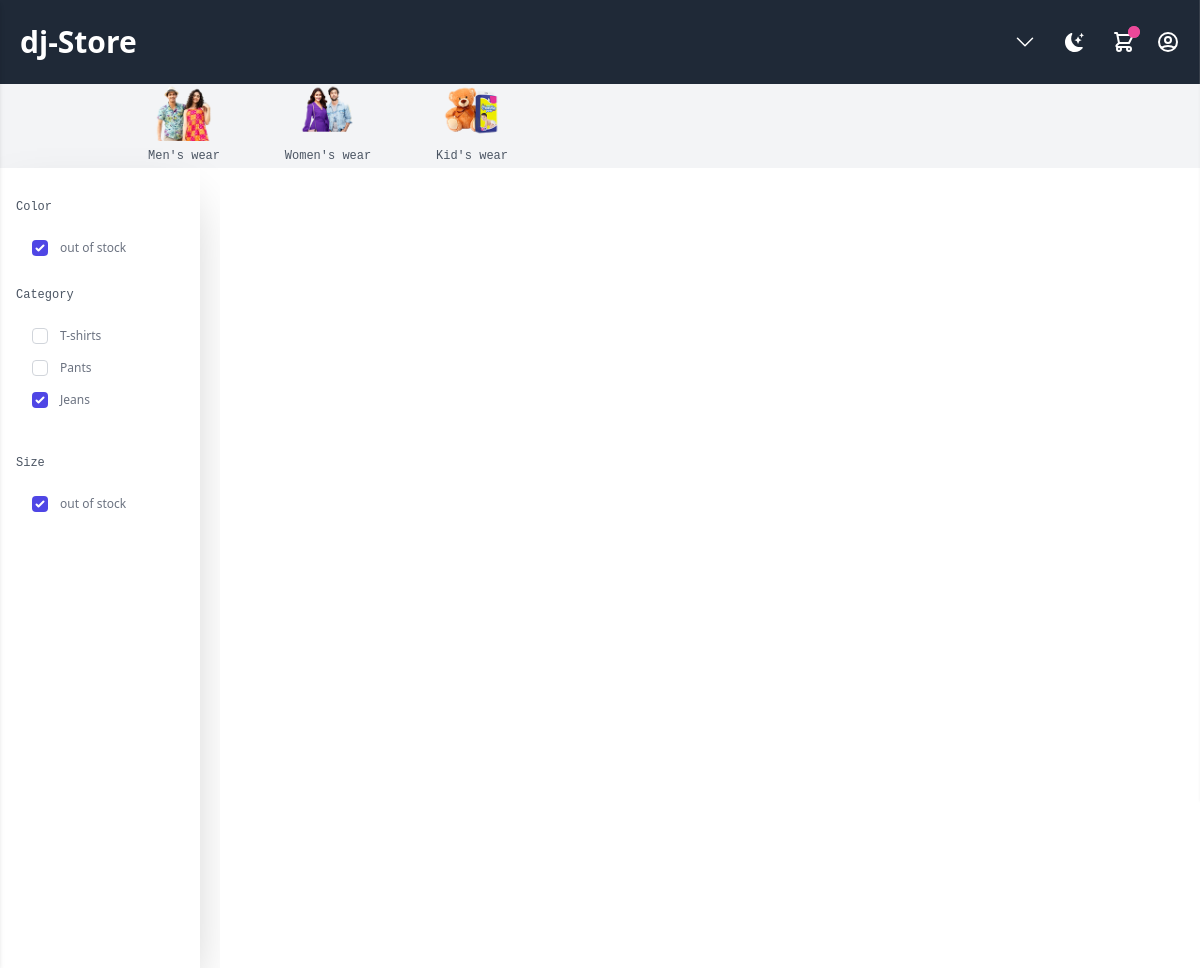
The app's page /product-list/3/jeans/?category=3 with its own data.
### app/models.py (models this page shows, shortened)
class Categories(models.Model):
    id = models.AutoField(primary_key=True)
    title = models.CharField(max_length=50, null=False, blank=False)
    slug = models.CharField(max_length=50, null=False,
                            blank=False, unique=True)
    thumbnail = models.ImageField(
        upload_to='categories/', null=False, blank=False)

class SubCategoriesVariant(models.Model):
    id = models.AutoField(primary_key=True)
    subcategory = models.ForeignKey(SubCategories, on_delete=models.CASCADE)
    title = models.CharField(max_length=50, null=False, blank=False)
    slug = models.CharField(max_length=50, null=False,
                            blank=False, unique=True)

### app/views.py (the view)
class ProductListView(View):
    def get(self, request, *args, **kwargs):
        pk = kwargs['pk']
        sub_cat = SubCategoriesVariant.objects.get(id=pk).subcategory
        category_filter = SubCategories.objects.get(id=sub_cat.id)
        category = request.GET.getlist('category')
        color = request.GET.getlist('color')
        size = request.GET.getlist('size')
        related_color_products = Product.objects.filter(
            subcategoryvariant__in=category)
        result_color = []
        for related_color_product in related_color_products:
            if (related_color_product.color is not None) and (related_color_product.color.id not in result_color):
                result_color.append(related_color_product.color.id)
        color_filter = Color.objects.filter(id__in=result_color)
        related_size_products = Product.objects.filter(
            subcategoryvariant__in=category)
        result_size = []
        for related_size_product in related_size_products:
            if (related_size_product.size is not None) and (related_size_product.size.id not in result_size):
                result_size.append(related_size_product.size.id)
        size_filter = Size.objects.filter(id__in=result_size)
        product = Product.objects.filter(subcategoryvariant=pk)
        if category:
            product = Product.objects.filter(subcategoryvariant__in=category)
        if color:
            product = product.filter(color__in=color)
        if size:
            product = product.filter(size__in=size)
        context = {
            'categories': Categories.objects.all(),
            'products': product,
            'category_filter': category_filter.subcategoriesvariant_set.all(),
            'color_filter': color_filter,
            'size_filter': size_filter,
            'active_category_filter': category,
            'active_color_filter': color,
            'active_size_filter': size
        }
        return render(self.request, template_name='product_list.html', context=context)

### app/templatetags/customfilters.py (called while the page is built)
@register.filter(name='cart')
def cart(user):
    return Cart.objects.filter(user=User(user.id))

@register.filter(name='total_payable_amount')
def total_payable_amount(cart):
    sum = 0
    for item in cart:
        if item.product_variant != None:
            sum += (item.product_variant.price - (item.product_variant.price * item.product_variant.discount/100)) * item.quantity
        else:
            sum += (item.product.price - (item.product.price * item.product.discount/100)) * item.quantity
    return floor(sum)

@register.filter(name='filter_active')
def filter_active(val1,val2):
    try:
        if str(val1) in val2:
            return True
        else:
            return False
    except:
        return False

### app/templates/product_list.html (shortened to what this page needs)
{% extends 'base.html' %} {% load customfilters %} {% block content %}
<div class="flex gap-5 dark:bg-slate-900 h-screen">
  <div
    class="hidden md:block w-1/6 dark:bg-slate-800 px-4 shadow-2xl"
    style="height: 100vh"
  >
    <form action="" id="submitForm" method="GET">
      <br />
      <div class="form-group">
        <span class="font-mono text-xs text-gray-600 dark:text-white mb-4"
          >Color</span
        >
        <br /><br />
        {% if color_filter %}
          {% for color in color_filter %}
          <div class="flex items-center ml-4 mb-4">
            <input
              onchange="submitForm()"
              value="{{ color.id }}"
              {% if color.id|filter_active:active_color_filter %} checked {% endif %}
              type="checkbox"
              class="h-4 w-4 rounded border-gray-300 text-indigo-600 focus:ring-indigo-500"
              name="color"
              id="color"
            />
            <span
              class="ml-3 rounded-full border"
              style='background-color: {{ color.code }}; width: 20px; height: 20px;'
            ></span>
          </div>
          {% endfor %}
         {% else %}
        <div class="flex items-center ml-4">
          <input
            checked
            disabled
            type="checkbox"
            class="h-4 w-4 rounded border-gray-300 text-indigo-600 focus:ring-indigo-500"
            name="color"
            id="color"
          />
          <label
            class="ml-3 min-w-0 flex-1 text-xs text-gray-500 dark:text-zinc-200"
            >out of stock</label
          >
        </div>
        {% endif %}
      </div>
      <br />
      <div class="">
        <span class="font-mono text-xs text-gray-600 dark:text-white mb-4"
          >Category</span
        >
        <br /><br />
        {% if category_filter %}
          {% for category in category_filter %}
          <div  class="flex items-center ml-4 mb-4">
            <input
              {% if category.id|filter_active:active_category_filter %} checked {% endif %}
              onchange="submitForm()"
              value="{{ category.id }}"
              type="checkbox"
              class="h-4 w-4 rounded border-gray-300 text-indigo-600 focus:ring-indigo-500"
              name="category"
            />
            <label
              class="ml-3 min-w-0 flex-1 text-xs text-gray-500 dark:text-zinc-200"
              >{{ category.title }}</label
            >
          </div>
          {% endfor %}
        {% endif %}
      </div>
      <br />
      <div class="form-group">
        <span class="font-mono text-xs text-gray-600 dark:text-white mb-4"
          >Size</span
        >
        <br /><br />
        {% if size_filter %}
          {% for size in size_filter %}
          <div class="flex items-center ml-4 mb-4">
            <input
              onchange="submitForm()"
              value="{{ size.id }}"
              {% if size.id|filter_active:active_size_filter %} checked {% endif %}
              type="checkbox"
              class="h-4 w-4 rounded border-gray-300 text-indigo-600 focus:ring-indigo-500"
              name="size"
              id="size"
            />
            <label
              class="ml-3 min-w-0 flex-1 text-xs text-gray-500 dark:text-zinc-200"
              >{{ size.name }}</label
            >
          </div>
          {% endfor %}
        {% else %}
        <div class="flex items-center ml-4">
          <input
            checked
            disabled
            type="checkbox"
            class="h-4 w-4 rounded border-gray-300 text-indigo-600 focus:ring-indigo-500"
            name="color"
            id="color"
          />
          <label
            class="ml-3 min-w-0 flex-1 text-xs text-gray-500 dark:text-zinc-200"
            >out of stock</label
          >
        </div>
        {% endif %}
      </div>
    </form>
  </div>
  <section
    class="text-gray-600 bg-white dark:bg-gray-900 body-font w-full md:w-4/5"
  >
    <div class="container px-1 sm:px-5 py-5 mx-auto">
    </div>
  </section>
</div>
{% endblock %}

### app/templates/nav.html (shortened to what this page needs)
{% load customfilters %} {% block nav %}
<div>
  <section class="relative mx-auto">
    <nav class="flex justify-between bg-gray-800 text-white w-screen">
      <div class="px-5 xl:px-12 py-6 flex w-full items-center">
        <a class="text-3xl font-bold font-heading" href="/"> dj-Store </a>
        <div class="hidden md:block md:flex items-center space-x-5 items-center">
          <a class="hover:text-gray-200" href="#" onclick="showDropDown(event)">
            <svg
              xmlns="http://www.w3.org/2000/svg"
              fill="none"
              viewBox="0 0 24 24"
              stroke-width="1.5"
              stroke="currentColor"
              class="w-6 h-6"
            >
              <path
                stroke-linecap="round"
                stroke-linejoin="round"
                d="M19.5 8.25l-7.5 7.5-7.5-7.5"
              />
            </svg>
          </a>
        </div>
        <a onclick="switchTheme()">
        </a>
        <a
          class="flex items-center hover:text-gray-200 cursor-pointer"
          onclick="showCart(event)"
        >
          <span class="flex absolute -mt-5 ml-4">
            <span class="relative inline-flex rounded-full h-3 w-3 bg-pink-500">
            </span>
          </span>
        </a>
        <a
          class="flex items-center hover:text-gray-200"
          href="{% url 'profile' %}"
        >
        </a>
      </div>
    </nav>
  </section>
</div>
<div
  class="menu-bar md:px-28 bg-gray-100 dark:bg-gray-700 {% if categories == None %} hidden {% endif %}"
  style="height: 84px"
>
  <ul class="flex overflow-scroll">
    {% for category in categories %}
    <li class="group">
      <div
        onclick="showMegaMenu('{{ forloop.counter }}')"
        class="w-32 md:w-36 flex flex-col justify-center md:hover:bg-gray-200 text-gray-600 dark:text-zinc-200 dark:md:hover:text-gray-900 items-center cursor-pointer"
        style="height:84px;"
      >
      <div style="margin-bottom:6px;">
        <img
          src="{{ category.thumbnail.url }}"
          alt=""
          style="display: block; height: 60px; width: 60px; margin: auto"
        />
        <small class="font-mono text-xs "
          >{{ category.title }}</small
        >
        </div>
      </div>
    </li>
    {% endfor %}
  </ul>
</div>
{% endblock %}

### static/css/globals.css (style rules this page uses)
body { overflow-x: hidden !important; }

### app/templates/base.html (style rules this page uses)
* { -ms-overflow-style: none; scrollbar-width: none; }

### records on screen
Categories: thumbnail (picture), title "Men's wear"
Categories: thumbnail (picture), title "Women's wear"
Categories: thumbnail (picture), title "Kid's wear"
SubCategoriesVariant: title "T-shirts"
SubCategoriesVariant: title "Pants"
SubCategoriesVariant: category "☑", title "Jeans"
